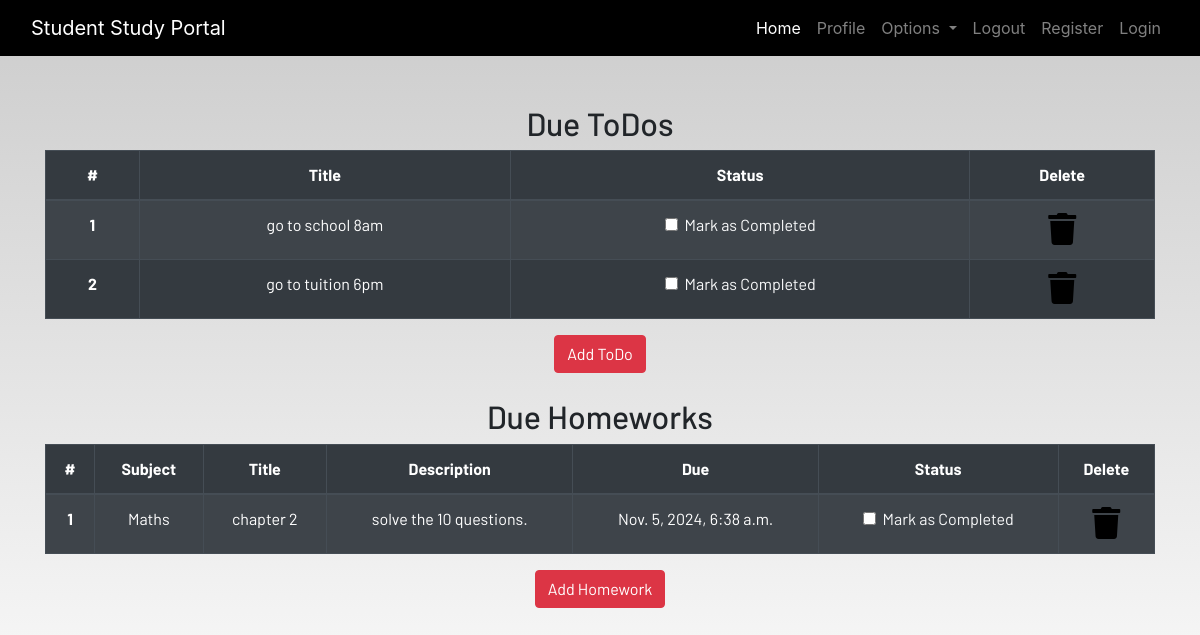
/profile/ (signed in), run on the app's committed database.
### dashboard/models.py (models this page shows, shortened)
class Todo(models.Model):
    user = models.ForeignKey(User, on_delete=models.CASCADE)
    title = models.CharField(max_length=100)
    is_finished = models.BooleanField(default=False)
    class Meta:                     # for this class remove the extra s in admion table before:Notess after:Notes
       verbose_name = "Todo"
       verbose_name_plural = "Todo"

class Homework(models.Model):
    user = models.ForeignKey(User, on_delete=models.CASCADE)
    subject = models.CharField(max_length=50)
    title = models.CharField(max_length=100)
    description = models.TextField()
    due = models.DateTimeField()
    is_finished = models.BooleanField(default=False)

### dashboard/views.py (the view)
# urls.py: path('profile/',dash_views.profile,name='profile'),
@login_required
def profile(request):
    homeworks = Homework.objects.filter(is_finished=False, user=request.user)
    todos = Todo.objects.filter(is_finished=False, user=request.user)
    homework_done = not homeworks.exists()
    todos_done = not todos.exists()
    context = {
        'homeworks': homeworks,
        'todos': todos,
        'homework_done': homework_done,
        'todos_done': todos_done,
    }
    return render(request, "dashboard/profile.html", context)

### dashboard/templates/dashboard/profile.html
{% extends 'dashboard/base.html' %}
{% load static %}
{% block content %}
<section class="text-center">
    <div class="container">
        {% if not todos_done %}
            <h2>Due ToDos</h2>
            <table class="table table-striped table-bordered table-hover table-dark">
                <thead>
                    <tr>
                        <th scope="col">#</th>
                        <th scope="col">Title</th>
                        <th scope="col">Status</th>
                        <th scope="col">Delete</th>
                    </tr>
                </thead>
                <tbody>
                    {% for todo in todos %}
                    <tr>
                        <th scope="row">{{ forloop.counter }}</th>
                        <td>{{ todo.title }}</td>
                        <td>
                            <a href="{% url 'update-todo' todo.id %}">
                                <div class="form-check">
                                    <input class="form-check-input" type="checkbox" value="" {% if todo.is_finished %}checked{% endif %}>
                                    <label class="form-check-label text-light">Mark as Completed</label>
                                </div>
                            </a>
                        </td>
                        <td><a href="{% url 'delete-todo' todo.id %}"><i class="fa fa-trash fa-2x"></i></a></td>
                    </tr>
                    {% endfor %}
                </tbody>
            </table>
        {% else %}
            <h3>All ToDos are completed!</h3>
        {% endif %}
        <a href="{% url 'todo' %}" class="btn btn-danger">Add ToDo</a>
        <br><br>
        {% if not homework_done %}
            <h2>Due Homeworks</h2>
            <table class="table table-striped table-bordered table-hover table-dark">
                <thead>
                    <tr>
                        <th scope="col">#</th>
                        <th scope="col">Subject</th>
                        <th scope="col">Title</th>
                        <th scope="col">Description</th>
                        <th scope="col">Due</th>
                        <th scope="col">Status</th>
                        <th scope="col">Delete</th>
                    </tr>
                </thead>
                <tbody>
                    {% for homework in homeworks %}
                    <tr>
                        <th scope="row">{{ forloop.counter }}</th>
                        <td>{{ homework.subject }}</td>
                        <td>{{ homework.title }}</td>
                        <td>{{ homework.description }}</td>
                        <td>{{ homework.due }}</td>
                        <td>
                            <a href="{% url 'update-homework' homework.id %}">
                                <div class="form-check">
                                    <input class="form-check-input" type="checkbox" value="" {% if homework.is_finished %}checked{% endif %}>
                                    <label class="form-check-label text-light">Mark as Completed</label>
                                </div>
                            </a>
                        </td>
                        <td><a href="{% url 'delete-homework' homework.id %}"><i class="fa fa-trash fa-2x"></i></a></td>
                    </tr>
                    {% endfor %}
                </tbody>
            </table>
        {% else %}
            <h3>All Homeworks are completed!</h3>
        {% endif %}
        <a href="{% url 'homework' %}" class="btn btn-danger">Add Homework</a>
    </div>
</section>
{% endblock content %}

### static/css/main.css (style rules this page uses)
html { scroll-behavior: smooth; height: 100%; width: 100%; }
a { text-decoration: none !important; color: black; }
html, body { max-width: 100%; overflow-x: hidden; height: 100%; width: 100%; }
body { background: linear-gradient(rgba(0, 0, 0, 0.2), rgba(255, 255, 255, 0.5)); overflow-x: hidden; background-repeat: no-repeat; }
.fa { color: black; }

### data on the page
Todo: title "go to school 8am"
Todo: title "go to tuition 6pm"
Homework: subject "Maths", title "chapter 2", description "solve the 10 questions.", due "Nov. 5, 2024, 6:38 a.m."
